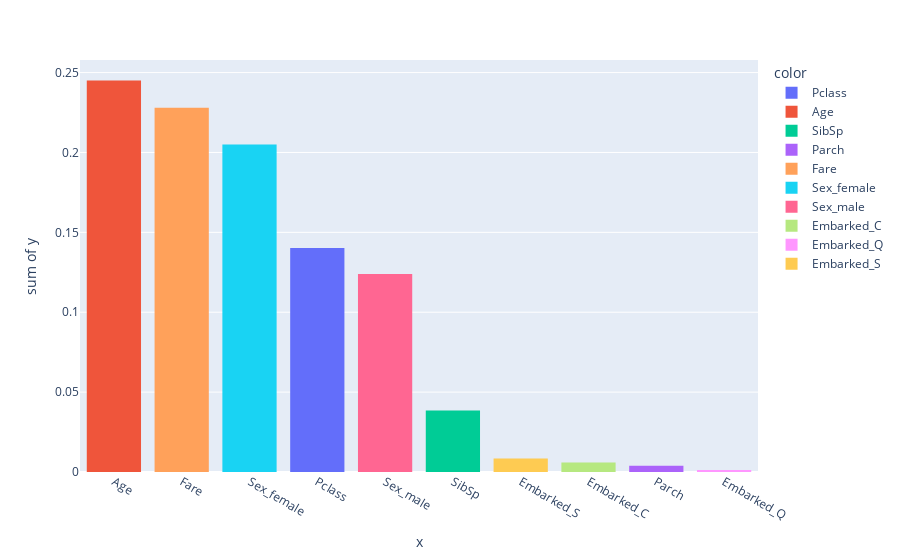

Source (notebook cell):
### Markdown cell above
## Вычислим важность признаков

### Code cell
px.histogram(x=X_train.columns,y=model.feature_importances_,color=X_train.columns).update_xaxes(categoryorder='total descending')

### Figure 1 — Plotly figure (JSON) as saved in the notebook; plotly's stock layout.template omitted (floating-point values rounded to 4 significant figures)
{"data": [{"alignmentgroup": "True", "bingroup": "x", "histfunc": "sum", "hovertemplate": "color=Pclass<br>x=%{x}<br>sum of y=%{y}<extra></extra>", "legendgroup": "Pclass", "marker": {"color": "#636efa", "pattern": {"shape": ""}}, "name": "Pclass", "offsetgroup": "Pclass", "orientation": "v", "showlegend": true, "x": ["Pclass"], "xaxis": "x", "y": [0.1402], "yaxis": "y", "type": "histogram"}, {"alignmentgroup": "True", "bingroup": "x", "histfunc": "sum", "hovertemplate": "color=Age<br>x=%{x}<br>sum of y=%{y}<extra></extra>", "legendgroup": "Age", "marker": {"color": "#EF553B", "pattern": {"shape": ""}}, "name": "Age", "offsetgroup": "Age", "orientation": "v", "showlegend": true, "x": ["Age"], "xaxis": "x", "y": [0.245], "yaxis": "y", "type": "histogram"}, {"alignmentgroup": "True", "bingroup": "x", "histfunc": "sum", "hovertemplate": "color=SibSp<br>x=%{x}<br>sum of y=%{y}<extra></extra>", "legendgroup": "SibSp", "marker": {"color": "#00cc96", "pattern": {"shape": ""}}, "name": "SibSp", "offsetgroup": "SibSp", "orientation": "v", "showlegend": true, "x": ["SibSp"], "xaxis": "x", "y": [0.03842], "yaxis": "y", "type": "histogram"}, {"alignmentgroup": "True", "bingroup": "x", "histfunc": "sum", "hovertemplate": "color=Parch<br>x=%{x}<br>sum of y=%{y}<extra></extra>", "legendgroup": "Parch", "marker": {"color": "#ab63fa", "pattern": {"shape": ""}}, "name": "Parch", "offsetgroup": "Parch", "orientation": "v", "showlegend": true, "x": ["Parch"], "xaxis": "x", "y": [0.00385], "yaxis": "y", "type": "histogram"}, {"alignmentgroup": "True", "bingroup": "x", "histfunc": "sum", "hovertemplate": "color=Fare<br>x=%{x}<br>sum of y=%{y}<extra></extra>", "legendgroup": "Fare", "marker": {"color": "#FFA15A", "pattern": {"shape": ""}}, "name": "Fare", "offsetgroup": "Fare", "orientation": "v", "showlegend": true, "x": ["Fare"], "xaxis": "x", "y": [0.2279], "yaxis": "y", "type": "histogram"}, {"alignmentgroup": "True", "bingroup": "x", "histfunc": "sum", "hovertemplate": "color=Sex_female<br>x=%{x}<br>sum of y=%{y}<extra></extra>", "legendgroup": "Sex_female", "marker": {"color": "#19d3f3", "pattern": {"shape": ""}}, "name": "Sex_female", "offsetgroup": "Sex_female", "orientation": "v", "showlegend": true, "x": ["Sex_female"], "xaxis": "x", "y": [0.2049], "yaxis": "y", "type": "histogram"}, {"alignmentgroup": "True", "bingroup": "x", "histfunc": "sum", "hovertemplate": "color=Sex_male<br>x=%{x}<br>sum of y=%{y}<extra></extra>", "legendgroup": "Sex_male", "marker": {"color": "#FF6692", "pattern": {"shape": ""}}, "name": "Sex_male", "offsetgroup": "Sex_male", "orientation": "v", "showlegend": true, "x": ["Sex_male"], "xaxis": "x", "y": [0.124], "yaxis": "y", "type": "histogram"}, {"alignmentgroup": "True", "bingroup": "x", "histfunc": "sum", "hovertemplate": "color=Embarked_C<br>x=%{x}<br>sum of y=%{y}<extra></extra>", "legendgroup": "Embarked_C", "marker": {"color": "#B6E880", "pattern": {"shape": ""}}, "name": "Embarked_C", "offsetgroup": "Embarked_C", "orientation": "v", "showlegend": true, "x": ["Embarked_C"], "xaxis": "x", "y": [0.005934], "yaxis": "y", "type": "histogram"}, {"alignmentgroup": "True", "bingroup": "x", "histfunc": "sum", "hovertemplate": "color=Embarked_Q<br>x=%{x}<br>sum of y=%{y}<extra></extra>", "legendgroup": "Embarked_Q", "marker": {"color": "#FF97FF", "pattern": {"shape": ""}}, "name": "Embarked_Q", "offsetgroup": "Embarked_Q", "orientation": "v", "showlegend": true, "x": ["Embarked_Q"], "xaxis": "x", "y": [0.001202], "yaxis": "y", "type": "histogram"}, {"alignmentgroup": "True", "bingroup": "x", "histfunc": "sum", "hovertemplate": "color=Embarked_S<br>x=%{x}<br>sum of y=%{y}<extra></extra>", "legendgroup": "Embarked_S", "marker": {"color": "#FECB52", "pattern": {"shape": ""}}, "name": "Embarked_S", "offsetgroup": "Embarked_S", "orientation": "v", "showlegend": true, "x": ["Embarked_S"], "xaxis": "x", "y": [0.008494], "yaxis": "y", "type": "histogram"}], "layout": {"xaxis": {"anchor": "y", "domain": [0.0, 1.0], "title": {"text": "x"}, "categoryorder": "total descending"}, "yaxis": {"anchor": "x", "domain": [0.0, 1.0], "title": {"text": "sum of y"}}, "legend": {"title": {"text": "color"}, "tracegroupgap": 0}, "margin": {"t": 60}, "barmode": "relative"}}
